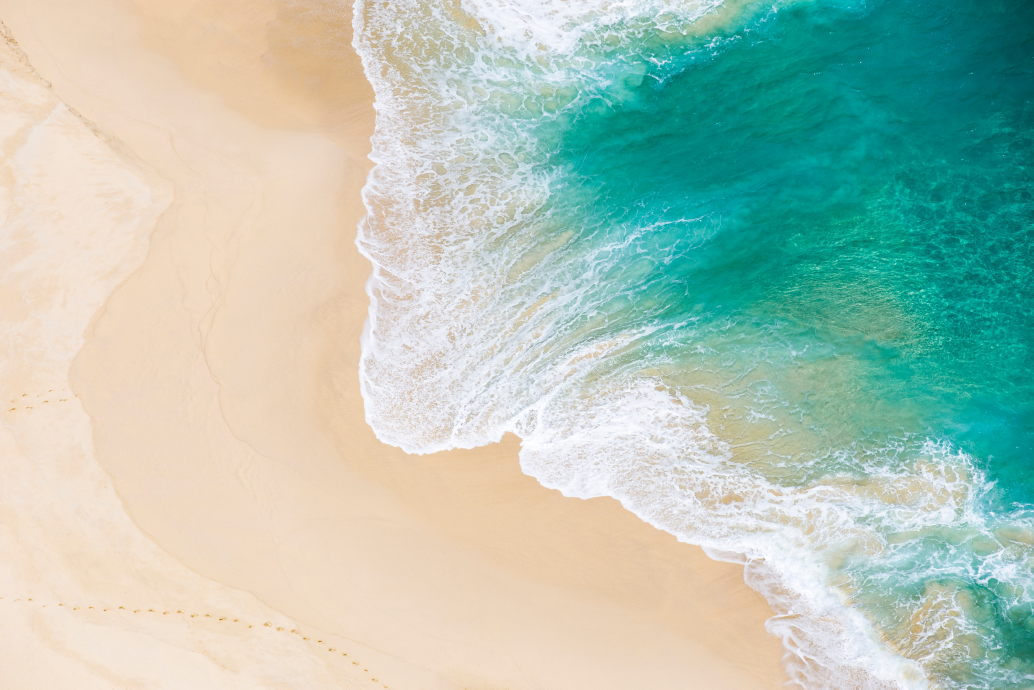
#> input picture image1.jpg, 5170 x 3447 px (shown at 1/5 size)
$ python images-without-threads.py
#> lines starting #> are read from the running program, lines starting #| are printed output that depends on the picture
import cv2
import time


# Very heavy and inefficient work
def work(name_image):
#> called with name_image = 'image1.jpg'
    image = cv2.imread(name_image)
#> image is the input picture: shape (3447, 5170, 3); mean B, G, R 183, 197.2, 174

    for x in range(3447):
        for y in range(5170):
            pixel = image[x, y]
            pixel_x = 0 if pixel[0] > 50 else 255
            pixel_y = 0 if pixel[1] > 100 else 255
            pixel_z = 0 if pixel[2] > 150 else 255
            image[x, y] = (pixel_x, pixel_y, pixel_z)
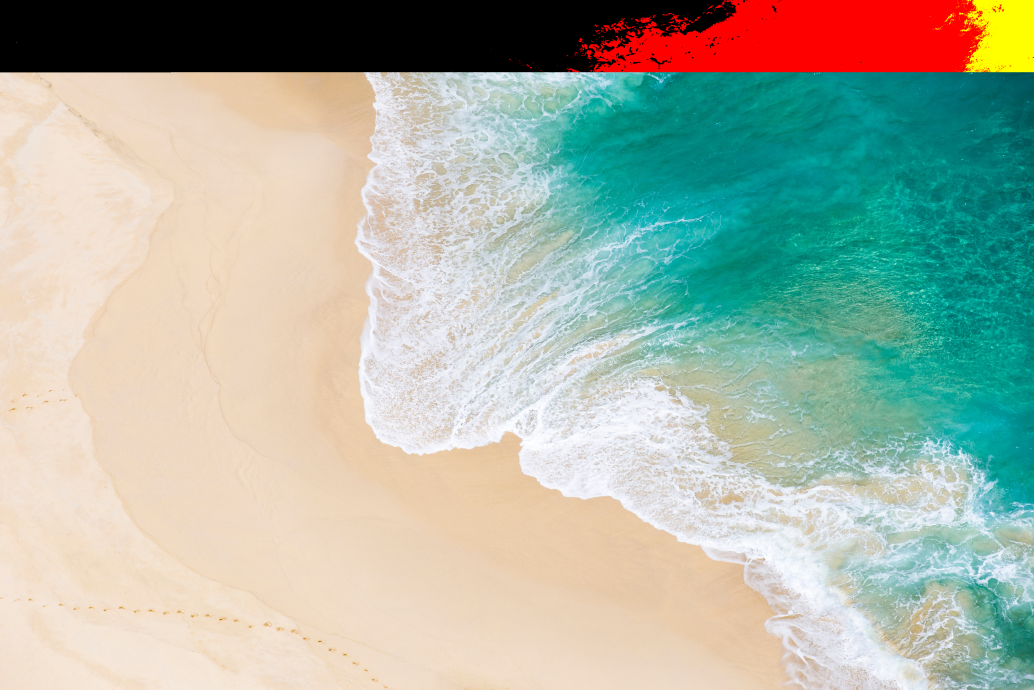
#> image: shape (3447, 5170, 3) (shown at 1/5 size); mean B, G, R 165.4, 179.7, 168.5

    return image


if __name__ == "__main__":
    names = ["image1.jpg", "image2.jpg", "image3.jpg", "image4.jpg"]

    start_time = time.time()

#> (the run stopped early here; a loop or call above may not have finished)
